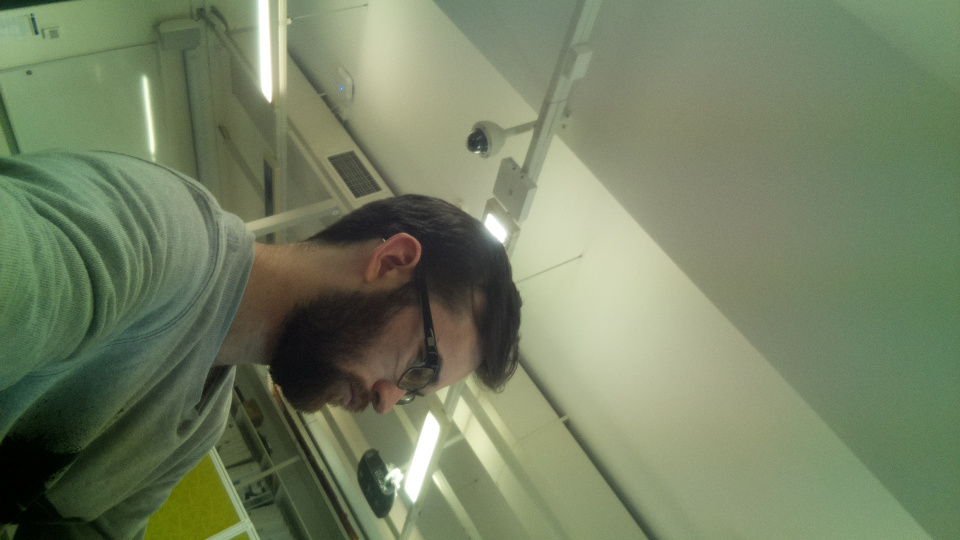
#> input picture target_acquisition/camera_test.jpg, 1920 x 1080 px (shown at 1/2 size)
$ python multiscale_template.py --image ../camera_test.jpg --templates ../camera_test.jpg   (Python 2 division)
#> lines starting #> are read from the running program, lines starting #| are printed output that depends on the picture
# Python libs
import argparse
import imutils
import ntpath
import sys
import time

from collections import namedtuple

# Raspberry Pi Camera
# from picamera import PiCamera
# from picamera.array import PiRGBArray

# OpenCV
import cv2

import numpy as np

# from matplotlib import pyplot as plt

MAX_VAL_THRESHOLD = 11000000


def main(args):
    """Main."""
    start_time = time.time()

    # Do this to initialise the camera.
    # camera = PiCamera()
    # rawCapture = PiRGBArray(camera)
    # time.sleep(0.1)

    # Define named tuple to store information relating to a given template.
    Template = namedtuple('Template', 'image width height')

    print '{:.0f}ms: Reading templates...'.format((time.time() - start_time) * 1000)
    templates = {}
    for template_path in args.templates:
        template = cv2.imread(template_path)  # Read image.
#> template is the input picture: shape (1080, 1920, 3); mean B, G, R 98.4, 127.5, 115.7
        template = imutils.resize(template, width=args.template_width)  # Scale to size.
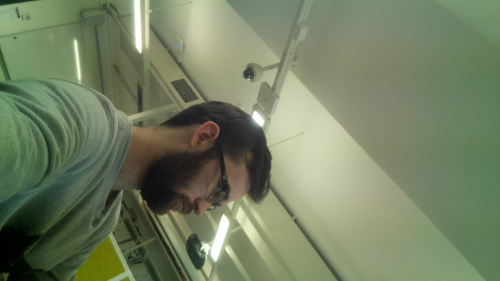
#> template: shape (281, 500, 3); mean B, G, R 98.4, 127.5, 115.7
        template = cv2.cvtColor(template, cv2.COLOR_BGR2GRAY)  # Convert to grayscale.
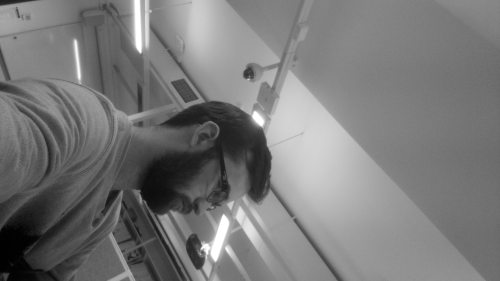
#> template: shape (281, 500); min 1, max 255, mean 120.6
        template = cv2.Canny(template, 50, 200)  # Edge detection.
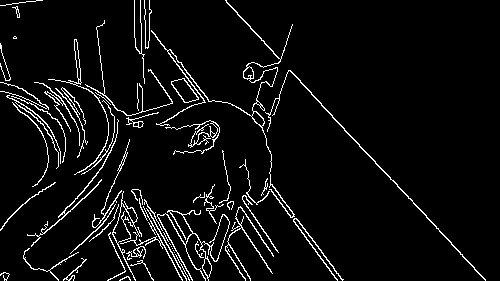
#> template: shape (281, 500); 5.4% white in thin lines or dots
        (width, height) = template.shape[:2]  # Get width and height of template.
#> width = 281; height = 500

        templates[ntpath.basename(template_path)] = Template(image=template, width=width, height=height)

    print '{:.0f}ms: Reading image...'.format((time.time() - start_time) * 1000)
    if args.image:
        image = cv2.imread(args.image)
        image = imutils.resize(image, width=args.image_width)
    else:
        sys.exit()
        # camera.capture(rawCapture, format="bgr")
        # image = rawCapture.array

    # Convert it to grayscale, and initialize the bookkeeping variable to keep track of the matched region
    blur = cv2.GaussianBlur(image, (5, 5), 0)
    gray_image = cv2.cvtColor(blur, cv2.COLOR_BGR2GRAY)

    for template_name, template in templates.iteritems():
        result = None

        if args.visualise:
            cv2.imshow("Template", template.image)
            cv2.waitKey(0)

        # loop over the scales of the image
        print '{:.0f}ms: Running algorithm for template {}'.format((time.time() - start_time) * 1000, template_name)
        for scale in np.linspace(0.2, 1.0, 20)[::-1]:
            # resize the image according to the scale, and keep track of the ratio of the resizing
            resized = imutils.resize(gray_image, width=int(gray_image.shape[1] * scale))
            ratio = gray_image.shape[1] / float(resized.shape[1])

            # if the resized image is smaller than the template, then break from the loop
            if resized.shape[0] < template.width * 2 or resized.shape[1] < template.height * 2:
                break

            # detect edges in the resized, grayscale image and apply template matching to find the template in the image
            edged = cv2.Canny(resized, 50, 200)
            matched = cv2.matchTemplate(edged, template.image, cv2.TM_CCOEFF)
            (_, max_val, _, max_loc) = cv2.minMaxLoc(matched)

            # check to see if the iteration should be visualized
            if args.visualise:
                # draw a bounding box around the detected region
                clone = np.dstack([edged, edged, edged])
                cv2.rectangle(clone, (max_loc[0], max_loc[1]),
                              (max_loc[0] + template.height, max_loc[1] + template.width), (0, 0, 255), 2)
                cv2.imshow("Visualize", clone)
                cv2.waitKey(0)

            # if we have found a new maximum correlation value, then update the bookkeeping variable
            if (result is None) or (max_val > result[0]):
                result = (max_val, max_loc, ratio)

        # unpack the bookkeeping varaible and compute the (x, y) coordinates of the bounding box using the resized ratio
        (max_val, max_loc, ratio) = result
        # print max_val

        if max_val > MAX_VAL_THRESHOLD:
            top_left = (int(max_loc[0] * ratio), int(max_loc[1] * ratio))
            bottom_right = (int((max_loc[0] + height) * ratio), int((max_loc[1] + width) * ratio))

            # draw a bounding box around the detected result and display the image
            print '{:.0f}ms: Highlighting targets in image.'.format((time.time() - start_time) * 1000)
            cv2.rectangle(image, top_left, bottom_right, (0, 0, 255), 2)

            org = (top_left[0] - 20, bottom_right[1] + 20)
            cv2.putText(img=image,
                        text=template_name,
                        org=org,
                        fontFace=cv2.FONT_HERSHEY_SIMPLEX,
                        fontScale=0.6,
                        color=(0, 0, 255),
                        thickness=2)
        else:
            print '{:.0f}ms: No targets found in image.'.format((time.time() - start_time) * 1000)
#> this loop made 1 pass
#> template_name on pass 1: 'camera_test.jpg'

    # [19 lines of commented-out code are left out]

    print '{:.0f}ms: Finished'.format((time.time() - start_time) * 1000)

    cv2.imshow("Image", image)
    cv2.waitKey(0)
    cv2.destroyAllWindows()


if __name__ == '__main__':
    parser = argparse.ArgumentParser()

    parser.add_argument('-i', '--image')
    parser.add_argument('-t', '--templates', nargs='*', required=True)
    parser.add_argument('-iw', '--image-width', type=int, default=500)
    parser.add_argument('-tw', '--template-width', type=int, default=500)
    parser.add_argument('-v', '--visualise', action='store_true', default=False)

    args = parser.parse_args(sys.argv[1:])
#> (the run stopped early here; a loop or call above may not have finished)
